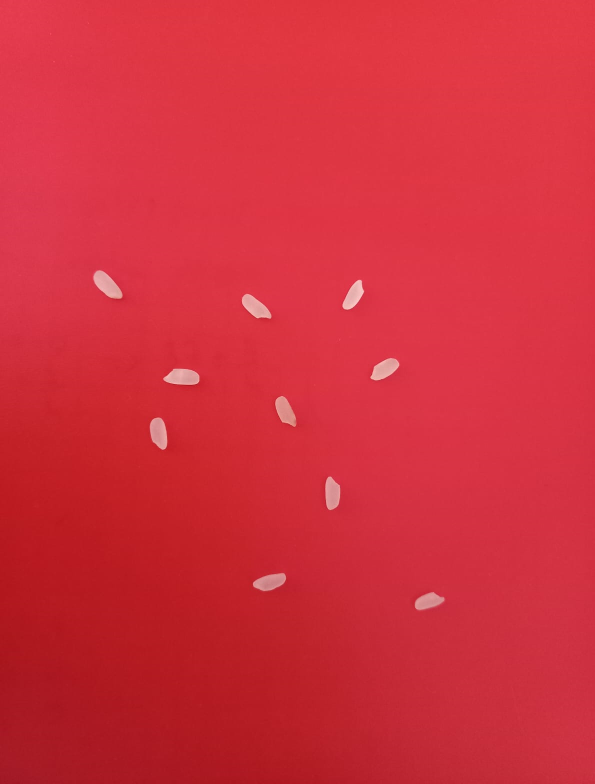
#> input picture odev3.png, 1189 x 1568 px, found by its file name (shown at 1/2 size)
$ python Odev3.py
#> lines starting #> are read from the running program, lines starting #| are printed output that depends on the picture; after the words box and inside, x2 and y2 are one past the last pixel; in counts of white or black regions, pixels touching at a corner belong together
import cv2
import numpy as np
import os

yol = os.path.realpath(__file__)
k, dosyaAd = os.path.split(yol)
resim = k + "\\" + 'odev3.png'
imgResim = cv2.imread(resim)
#> imgResim is the input picture: shape (1568, 1189, 3); mean B, G, R 60.2, 47.2, 209.2
if imgResim is None:
    print(f"Dosya bulunamadı: {resim}")
    exit()
griResim = cv2.cvtColor(imgResim, cv2.COLOR_BGR2GRAY)
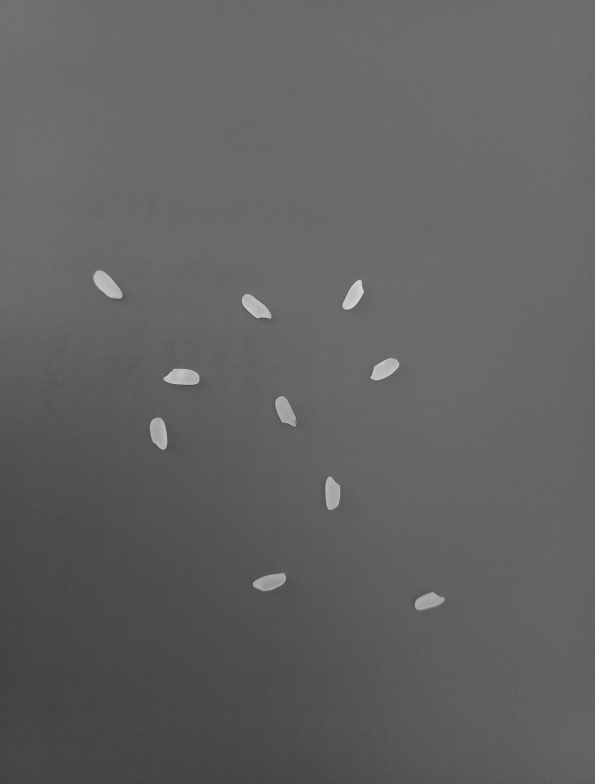
#> griResim: shape (1568, 1189) (shown at 1/2 size); min 62, max 223, mean 97.1
_, esiklenmisResim = cv2.threshold(griResim, 120, 255, cv2.THRESH_BINARY)
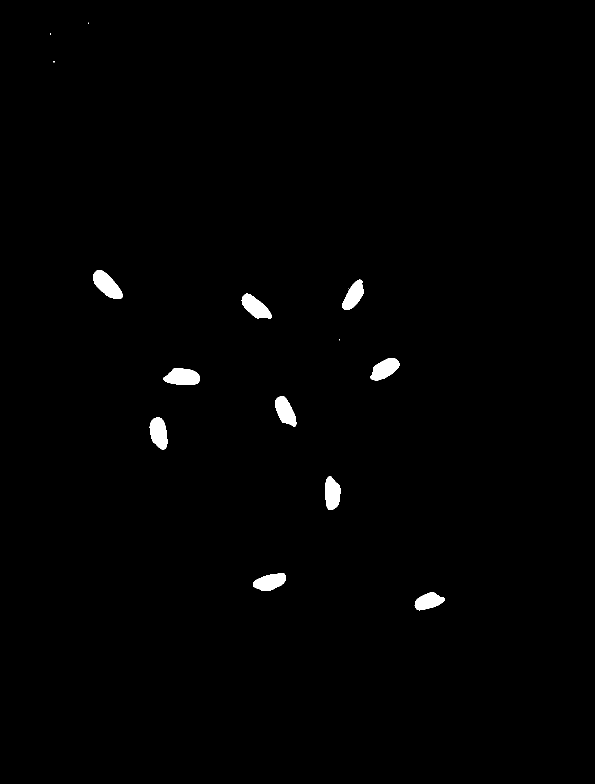
#> esiklenmisResim: shape (1568, 1189) (shown at 1/2 size); 0.89% white; 15 white regions (5 under 20 px)
kernel = np.ones((1, 1), np.uint8)
morfolojikResim = cv2.morphologyEx(esiklenmisResim, cv2.MORPH_CLOSE, kernel)
kntr, _ = cv2.findContours(morfolojikResim, cv2.RETR_EXTERNAL, cv2.CHAIN_APPROX_SIMPLE)
#> kntr = 15 contours, 5 with area under 20; largest, box (x1, y1, x2, y2) and area: (186, 540, 245, 598) 1872, (326, 737, 399, 770) 1786, (483, 587, 543, 638) 1636, (299, 835, 335, 899) 1631, (740, 716, 799, 761) 1583
pirincSay = 0
for kontur in kntr:
    alan = cv2.contourArea(kontur)
    if alan > 80:
        pirincSay += 1
        cv2.drawContours(imgResim, [kontur], -1, (0, 255, 0), 2)
        x, y, w, h = cv2.boundingRect(kontur)
        cv2.rectangle(imgResim, (x, y), (x + w, y + h), (0, 0, 255), 2)
#> this loop made 15 passes
#> (alan, x, y, w, h) on passes 1, 2, 3, 4, 5, 6, 7, 9, 11, 12: (1347.5, 829, 1184, 60, 37), (1542.5, 506, 1146, 66, 36), (1524, 650, 953, 31, 67), (1631, 299, 835, 36, 64), (1540.5, 550, 792, 43, 62), (1786.5, 326, 737, 73, 33), (1583, 740, 716, 59, 45), (1636, 483, 587, 60, 51), (1444, 685, 559, 43, 61), (1871.5, 186, 540, 59, 58)
#> (kontur, alan) on passes 8, 10, 13, 14, 15: ([[679, 678], [679, 680]], 0), ([[697, 576]], 0), ([[107, 122], [107, 124], [108, 124], [108, 122]], 2), ([[100, 66], [100, 68], [101, 69], [101, 66]], 2.5), ([[176, 45], [176, 47]], 0)
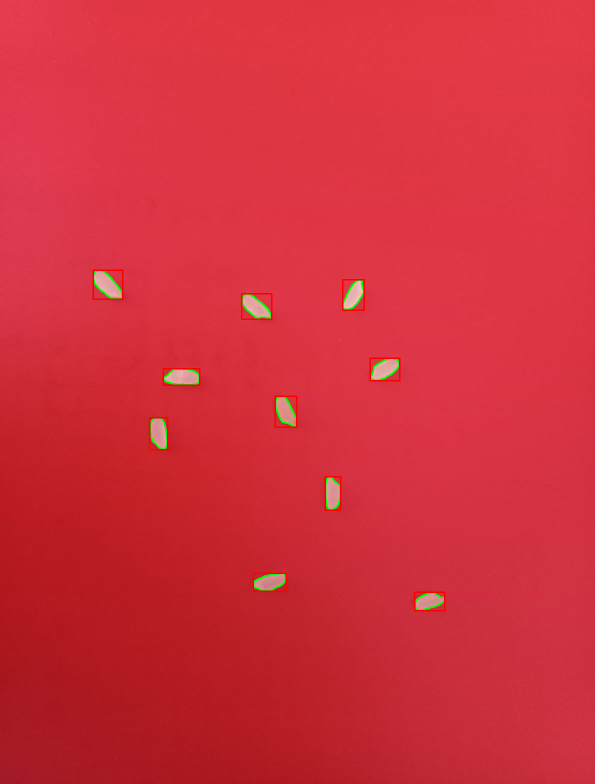
#> imgResim: shape (1568, 1189, 3) (shown at 1/2 size); 0.56% of pixels changed, all inside (x1, y1, x2, y2) = (185, 539, 891, 1223)
#> after the loop, pirincSay = 10
cv2.namedWindow('bulunmamıs', cv2.WINDOW_NORMAL)
cv2.resizeWindow('bulunmamıs', 700, 500)
cv2.imshow('bulunmamıs', imgResim)
cv2.namedWindow('bulunmus', cv2.WINDOW_NORMAL)
cv2.resizeWindow('bulunmus', 700, 500)
cv2.imshow('bulunmus', morfolojikResim)
print(f"PirinçSayısı -->: {pirincSay}")
#| PirinçSayısı -->: 10
cv2.waitKey(0)
cv2.destroyAllWindows()
